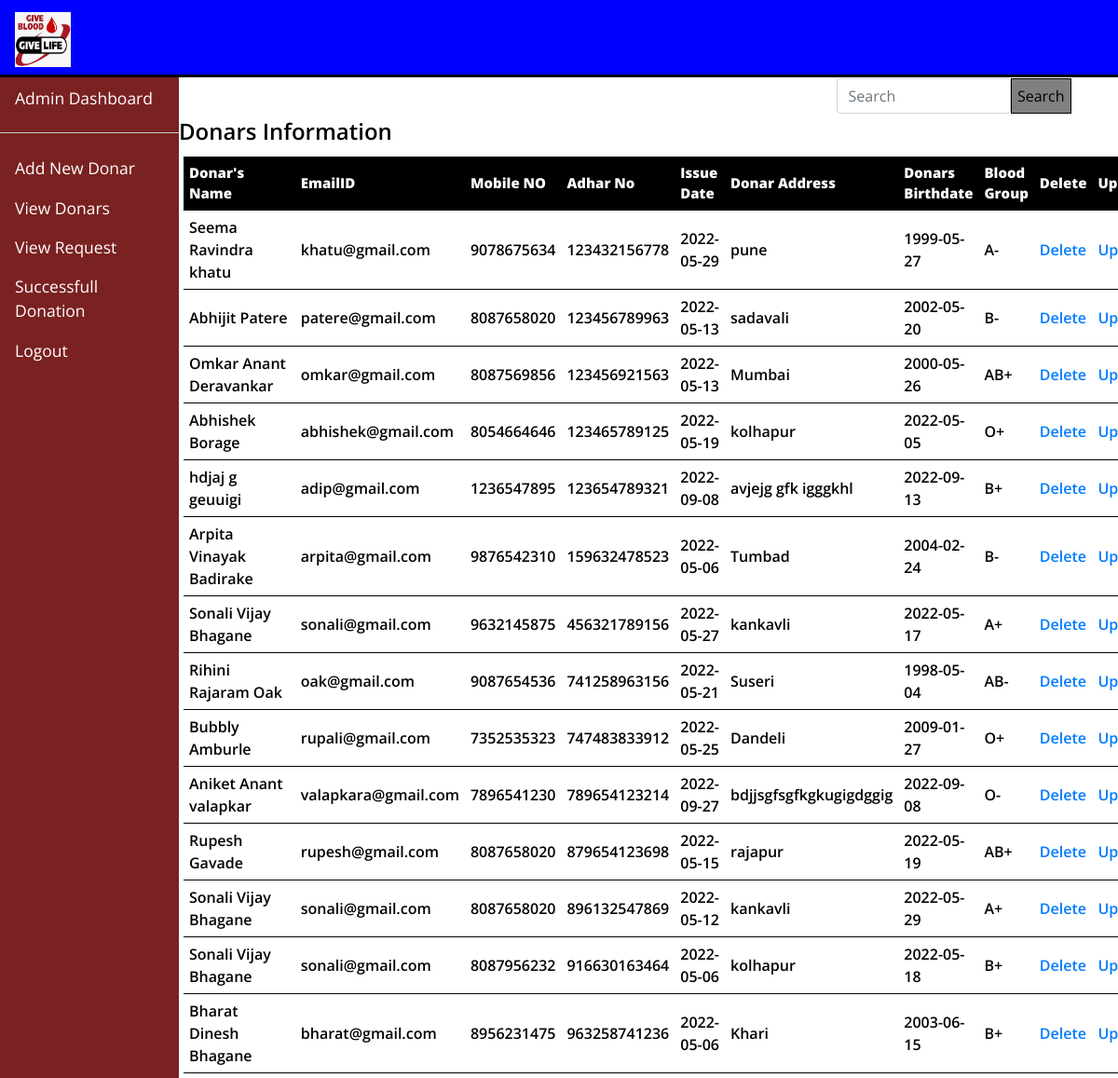
Page /Fetch_request.php on the committed database.
### tables this page shows
CREATE TABLE `new_donar` (
  `full_name` varchar(100) NOT NULL,
  `email` varchar(100) DEFAULT NULL,
  `phone` varchar(10) NOT NULL,
  `Adhar` bigint(20) NOT NULL,
  `Issue_date` date NOT NULL,
  `D_address` varchar(200) NOT NULL,
  `Birth_date` date NOT NULL,
  `B_group` varchar(10) NOT NULL,
  `gender` varchar(20) NOT NULL
);

### Fetch_request.php (the view, shortened to what this page needs)
<!DOCTYPE html>
<html lang="en">
<head>
    <?php
    include "include/header_link.php";
    ?>
    <link href="css/style.css" rel="stylesheet" />
</head>
<body>
<nav class="navbar navbar-expand-lg navbar-light bg-light">
<a class="navbar-brand" href="index.php">
    <img src="img/logo.jpg" />
</a>
</nav>
<div class="split left">
<a class="nav-link active" aria-current="page" href="Dashboard.php">Admin Dashboard</a>
  <hr>
  <a class="nav-link" href="New_Donar.php">Add New Donar</a>
  <a class="nav-link" href="View_Donar.php">View Donars</a>
  <a class="nav-link" href="View_Request.php">View Request</a>
  <a class="nav-link" href="New_Donar.php">Successfull Donation</a>
  <a class="nav-link" href="logout.php">Logout</a>
  <a class="nav-link" href="#"></a>
</div>
<div class="split right">
<form class="d-flex" action="Search_by_Blood_group.php">
        <input class="form-control me-2" type="search"  name="blood_group" placeholder="Search" aria-label="Search">
        <button type="submit" name="search_by_blodd_group">Search</button>
      </form>
  <?php
  include_once 'include/Database_connect.php';
  $result = mysqli_query($link,"SELECT * FROM new_donar");
  ?>
  <?php
  if (mysqli_num_rows($result) > 0) {
  ?>
  <h3>Donars Information</h3>
    <table class="View" id="Custom">
    <tr>
      <td id="heading">Donar's Name</td>
      <td id="heading">EmailID</td>
      <td id="heading">Mobile NO</td>
      <td id="heading">Adhar No</td>
      <td id="heading">Issue Date</td>
      <td id="heading">Donar Address</td>
      <td id="heading">Donars Birthdate</td>
      <td id="heading">Blood Group</td>
      <td id="heading">Delete</td>
      <td id="heading">Update</td>
    </tr>
  <?php
  while($row = mysqli_fetch_array($result)) {
  ?>
  <tr id="first">
      <td id="newone"><?php echo $row["full_name"]; ?></td>
      <td id="newone"><?php echo $row["email"]; ?></td>
      <td id="newone"><?php echo $row["phone"]; ?></td>
      <td id="newone"><?php echo $row["Adhar"]; ?></td>
      <td id="newone"><?php echo $row["Issue_date"]; ?></td>
      <td id="newone"><?php echo $row["D_address"]; ?></td>
      <td id="newone"><?php echo $row["Birth_date"]; ?></td>
      <td id="newone"><?php echo $row["B_group"]; ?></td>
      <td id="newone"><a href="">Delete</a></td>
      <td id="newone">
                <a  href="Update_New_Donar.php" data-bs-toggle="modal" data-bs-target="#exampleModal2">
                    Update
                </a>
            </td>
  </tr>
  <?php
  }
  ?>
  </table>
   <?php
  }
  else{
      echo "No result found";
  }
  ?>
</div>
</body>
</html>

### include/header_link.php (shortened to what this page needs)
<link href="css/bootstrap.css" rel="stylesheet" />
<link href="https://use.fontawesome.com/releases/v5.11.2/css/all.css" rel="stylesheet" />
<link href="css/common.css" rel="stylesheet" />
<link href="css/style.css" rel="stylesheet" />

### css/common.css (style rules this page uses)
* { box-sizing: border-box; font-family: 'Open Sans', sans-serif; color: rgb(0, 0, 0); }
body { color: #373737; font-size: 16px; position: relative; }
h1, h2, h3, h4, h5, h6 { font-weight: 600; }
h3 { font-size: 24px; margin-bottom: 12px; margin-top: 7.5%; }

### css/style.css (style rules this page uses)
.navbar-brand img { width: 60px; }
.left { border-top: solid black; width: 15%; }
.right { width: auto; border-top: solid black; padding-top: 5px; }
.split { height: 100%; width: 50%; position: fixed; z-index: 1; top: 80px; overflow-x: hidden; padding-top: 1px; }
.left { left: 0; background-color: rgb(122, 33, 33); width: 16%; }
.right { right: 0; background-color: white; width: 84%; }
.nav-link { display: flex; font-size: 17.5px; font-weight: 400; color: black; }
hr { height: 1px; background-color: #ccc; border: none; }
table,td { margin-left: 20px; }
th, td { padding: 15px; text-align: left; }
.nav-link { display: inline-block; position: relative; color: #ffffff; }
.nav-link:after { content: ''; position: absolute; margin-left: 12px; margin-top: 1px; width: 80%; transform: scaleX(0); height: 1.7px; bottom: 0; left: 0; background-color: yellow; transform-origin: bottom right; transition: transform 0.50s ease-out; }
.View { margin-left: 5px; }
#heading { padding: 6px; color: rgb(255, 255, 255); background-color: black; font-size: 15px; font-weight: 900; border-bottom: 1px solid black; }
#newone { border-bottom: 1px solid black; font-size: 16px; padding: 6px; font-weight: 600; }

### Fetch_request.php (style rules this page uses)
.d-flex { width: 25%; margin-left: 70%; margin-bottom: -7%; }
button { border: 1.5px solid black; background-color: grey; }

### rows in the picture
new_donar: full_name "Seema Ravindra khatu", email "khatu@gmail.com", phone "9078675634", Adhar "123432156778", Issue_date "2022-05-29", D_address "pune", Birth_date "1999-05-27", B_group "A-"
new_donar: full_name "Abhijit Patere", email "patere@gmail.com", phone "8087658020", Adhar "123456789963", Issue_date "2022-05-13", D_address "sadavali", Birth_date "2002-05-20", B_group "B-"
new_donar: full_name "Omkar Anant Deravankar", email "omkar@gmail.com", phone "8087569856", Adhar "123456921563", Issue_date "2022-05-13", D_address "Mumbai", Birth_date "2000-05-26", B_group "AB+"
new_donar: full_name "Abhishek Borage", email "abhishek@gmail.com", phone "8054664646", Adhar "123465789125", Issue_date "2022-05-19", D_address "kolhapur", Birth_date "2022-05-05", B_group "O+"
new_donar: full_name "hdjaj g geuuigi", email "adip@gmail.com", phone "1236547895", Adhar "123654789321", Issue_date "2022-09-08", D_address "avjejg gfk igggkhl", Birth_date "2022-09-13", B_group "B+"
new_donar: full_name "Arpita Vinayak Badirake", email "arpita@gmail.com", phone "9876542310", Adhar "159632478523", Issue_date "2022-05-06", D_address "Tumbad", Birth_date "2004-02-24", B_group "B-"
new_donar: full_name "Sonali Vijay Bhagane", email "sonali@gmail.com", phone "9632145875", Adhar "456321789156", Issue_date "2022-05-27", D_address "kankavli", Birth_date "2022-05-17", B_group "A+"
new_donar: full_name "Rihini Rajaram Oak", email "oak@gmail.com", phone "9087654536", Adhar "741258963156", Issue_date "2022-05-21", D_address "Suseri", Birth_date "1998-05-04", B_group "AB-"
new_donar: full_name "Bubbly Amburle", email "rupali@gmail.com", phone "7352535323", Adhar "747483833912", Issue_date "2022-05-25", D_address "Dandeli", Birth_date "2009-01-27", B_group "O+"
new_donar: full_name "Aniket Anant valapkar", email "valapkara@gmail.com", phone "7896541230", Adhar "789654123214", Issue_date "2022-09-27", D_address "bdjjsgfsgfkgkugigdggig", Birth_date "2022-09-08", B_group "O-"
new_donar: full_name "Rupesh Gavade", email "rupesh@gmail.com", phone "8087658020", Adhar "879654123698", Issue_date "2022-05-15", D_address "rajapur", Birth_date "2022-05-19", B_group "AB+"
new_donar: full_name "Sonali Vijay Bhagane", email "sonali@gmail.com", phone "8087658020", Adhar "896132547869", Issue_date "2022-05-12", D_address "kankavli", Birth_date "2022-05-29", B_group "A+"
new_donar: full_name "Sonali Vijay Bhagane", email "sonali@gmail.com", phone "8087956232", Adhar "916630163464", Issue_date "2022-05-06", D_address "kolhapur", Birth_date "2022-05-18", B_group "B+"
new_donar: full_name "Bharat Dinesh Bhagane", email "bharat@gmail.com", phone "8956231475", Adhar "963258741236", Issue_date "2022-05-06", D_address "Khari", Birth_date "2003-06-15", B_group "B+"
